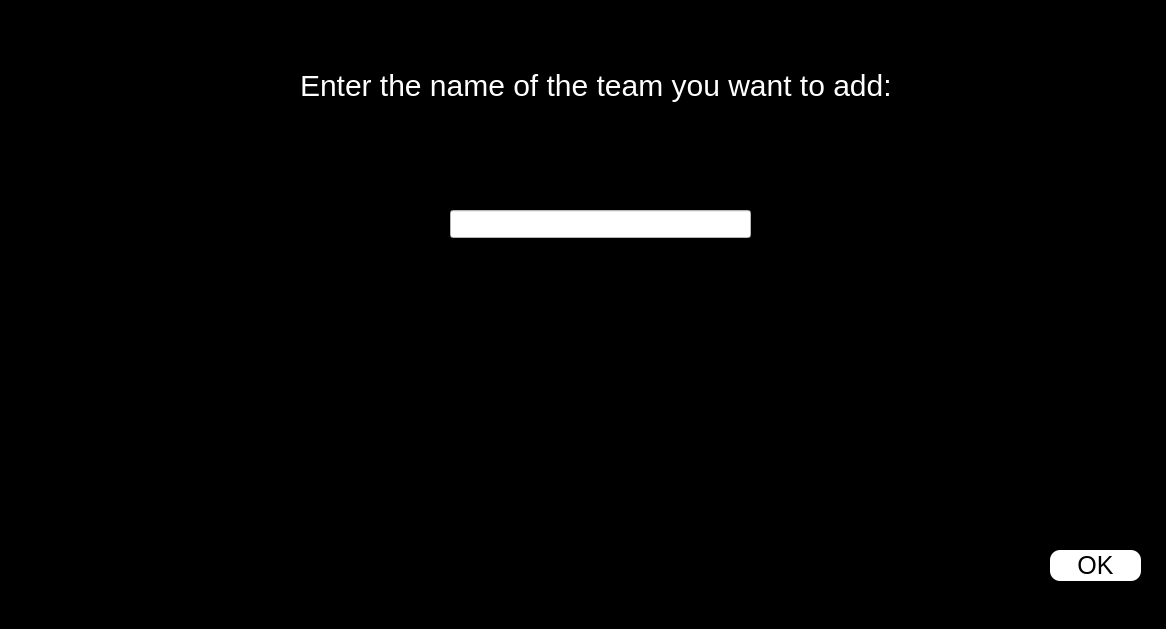
<?xml version="1.0" encoding="UTF-8"?>
<ui version="4.0">
 <class>add_team_before</class>
 <widget class="QWidget" name="add_team_before">
  <property name="geometry">
   <rect>
    <x>0</x>
    <y>0</y>
    <width>1166</width>
    <height>629</height>
   </rect>
  </property>
  <property name="windowTitle">
   <string>Form</string>
  </property>
  <property name="styleSheet">
   <string notr="true">#add_team_before
{
background-color:black;
}</string>
  </property>
  <widget class="QLabel" name="label">
   <property name="geometry">
    <rect>
     <x>300</x>
     <y>60</y>
     <width>601</width>
     <height>51</height>
    </rect>
   </property>
   <property name="styleSheet">
    <string notr="true">#label
{
color:white;
font-size:30px;
}</string>
   </property>
   <property name="text">
    <string>Enter the name of the team you want to add:</string>
   </property>
  </widget>
  <widget class="QLineEdit" name="add_team_before_led">
   <property name="geometry">
    <rect>
     <x>450</x>
     <y>210</y>
     <width>301</width>
     <height>28</height>
    </rect>
   </property>
   <property name="styleSheet">
    <string notr="true">#add_team_before_led
{
background-color:white;
}</string>
   </property>
  </widget>
  <widget class="QPushButton" name="add_team_before_pbn">
   <property name="geometry">
    <rect>
     <x>1050</x>
     <y>550</y>
     <width>91</width>
     <height>31</height>
    </rect>
   </property>
   <property name="styleSheet">
    <string notr="true">#add_team_before_pbn:hover
{
background-color:white;
order:1px solidgreen; 
}
#add_team_before_pbn
{
background-color:white;
border-radius:10px;
font-size:25px;
}</string>
   </property>
   <property name="text">
    <string>OK</string>
   </property>
  </widget>
 </widget>
 <resources/>
 <connections/>
</ui>
